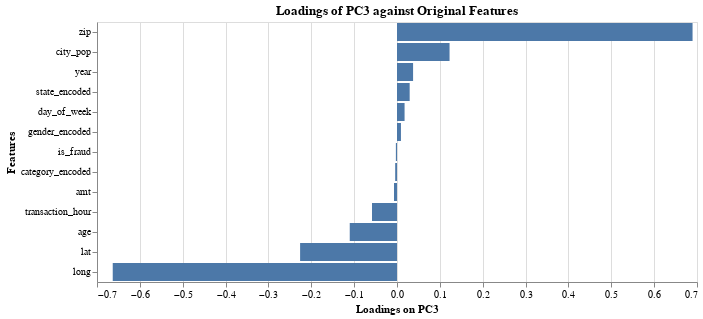

The code cell stored with this chart in its notebook:
### Code cell
# Create the horizontal bar chart
horizontal_bar_chart_pc3 = alt.Chart(loadings_df).mark_bar().encode(
    x=alt.X('PC3:Q', title='Loadings on PC3'),
    y=alt.Y('feature_names:N', title='Features', sort='-x')
).properties(
    title='Loadings of PC3 against Original Features',
    width=600
)

horizontal_bar_chart_pc3

### Figure 1 — Vega-Lite specification as saved in the notebook (floating-point values rounded to 4 significant figures)
{"config": {"view": {"continuousWidth": 400, "continuousHeight": 300}}, "data": {"name": "data-16d234ee1b5a179fbcaf2b7e974fd760"}, "mark": "bar", "encoding": {"x": {"field": "PC3", "title": "Loadings on PC3", "type": "quantitative"}, "y": {"field": "feature_names", "sort": "-x", "title": "Features", "type": "nominal"}}, "title": "Loadings of PC3 against Original Features", "width": 600, "$schema": "https://vega.github.io/schema/vega-lite/v4.17.0.json", "datasets": {"data-16d234ee1b5a179fbcaf2b7e974fd760": [{"feature_names": "amt", "PC1": 9.947e-05, "PC2": -0.001209, "PC3": -0.006958, "PC4": 0.1032, "PC5": 0.6643, "PC6": 0.03961, "PC7": 0.1292, "PC8": 0.07638, "PC9": 0.7226, "PC10": 0.02636, "PC11": -0.000517, "PC12": 0.03157, "PC13": 0.002036}, {"feature_names": "is_fraud", "PC1": 5.097e-05, "PC2": 0.002505, "PC3": -0.00261, "PC4": 0.04856, "PC5": 0.7374, "PC6": 0.03233, "PC7": -0.1184, "PC8": -0.0947, "PC9": -0.6541, "PC10": -0.02954, "PC11": 0.03408, "PC12": -0.003839, "PC13": 0.00066}, {"feature_names": "zip", "PC1": -0.0176, "PC2": -0.0001538, "PC3": 0.6896, "PC4": 0.07483, "PC5": 0.005438, "PC6": -0.1447, "PC7": 0.009295, "PC8": 0.004539, "PC9": -0.004217, "PC10": 0.07792, "PC11": 0.01122, "PC12": 0.002485, "PC13": -0.7008}, {"feature_names": "lat", "PC1": 0.01375, "PC2": 0.001083, "PC3": -0.2261, "PC4": -0.02555, "PC5": 0.03299, "PC6": -0.4609, "PC7": 0.212, "PC8": 0.2883, "PC9": -0.1012, "PC10": 0.7706, "PC11": 0.009113, "PC12": 0.02913, "PC13": -0.03888}, {"feature_names": "long", "PC1": 0.0222, "PC2": 0.0005428, "PC3": -0.6633, "PC4": -0.06995, "PC5": -0.005927, "PC6": 0.1898, "PC7": -0.02555, "PC8": -0.02551, "PC9": 0.01182, "PC10": -0.101, "PC11": -0.01013, "PC12": -0.005228, "PC13": -0.7119}, {"feature_names": "city_pop", "PC1": 0.003327, "PC2": -0.0006654, "PC3": 0.1226, "PC4": -0.01482, "PC5": -0.03689, "PC6": 0.7773, "PC7": -0.1227, "PC8": -0.1313, "PC9": 0.009838, "PC10": 0.5881, "PC11": -0.003886, "PC12": -0.02157, "PC13": 0.02088}, {"feature_names": "day_of_week", "PC1": -0.0001442, "PC2": 0.006461, "PC3": 0.01766, "PC4": -0.2171, "PC5": 0.01277, "PC6": 0.009121, "PC7": 0.7686, "PC8": -0.5976, "PC9": -0.05605, "PC10": 0.007593, "PC11": -0.03355, "PC12": 0.01118, "PC13": -0.0005771}, {"feature_names": "year", "PC1": -0.0004742, "PC2": 0.04423, "PC3": 0.03753, "PC4": -0.6106, "PC5": 0.0857, "PC6": -0.1674, "PC7": -0.3511, "PC8": -0.2013, "PC9": 0.09884, "PC10": 0.07939, "PC11": -0.6391, "PC12": -0.002619, "PC13": -0.0009919}, {"feature_names": "age", "PC1": -0.0004777, "PC2": -0.001623, "PC3": -0.1103, "PC4": 0.3158, "PC5": -0.0391, "PC6": -0.3052, "PC7": -0.4248, "PC8": -0.6953, "PC9": 0.1473, "PC10": 0.1889, "PC11": 0.2648, "PC12": 0.0448, "PC13": 0.002347}, {"feature_names": "transaction_hour", "PC1": 0.0001987, "PC2": -0.05325, "PC3": -0.05833, "PC4": 0.6718, "PC5": -0.05542, "PC6": 0.02163, "PC7": 0.1176, "PC8": -0.04943, "PC9": -0.06346, "PC10": 0.006807, "PC11": -0.7201, "PC12": 0.001376, "PC13": 0.0002915}, {"feature_names": "category_encoded", "PC1": 0.0002938, "PC2": 0.9976, "PC3": -0.004211, "PC4": 0.06481, "PC5": -0.008121, "PC6": 0.009157, "PC7": 0.01631, "PC8": 0.009115, "PC9": -0.004714, "PC10": -0.003298, "PC11": -0.009624, "PC12": 0.006514, "PC13": 0.0004009}, {"feature_names": "gender_encoded", "PC1": -0.001152, "PC2": -0.006318, "PC3": 0.009201, "PC4": -0.01791, "PC5": -0.01802, "PC6": 0.04357, "PC7": -0.004268, "PC8": 0.02322, "PC9": -0.02775, "PC10": -0.01979, "PC11": -0.01242, "PC12": 0.9977, "PC13": -0.0005682}, {"feature_names": "state_encoded", "PC1": 0.9995, "PC2": -0.0002962, "PC3": 0.02957, "PC4": 0.002916, "PC5": -0.000191, "PC6": -0.003196, "PC7": -0.002076, "PC8": -0.003366, "PC9": 0.001076, "PC10": -0.00884, "PC11": 0.0002586, "PC12": 0.0009976, "PC13": 0.00394}]}}
